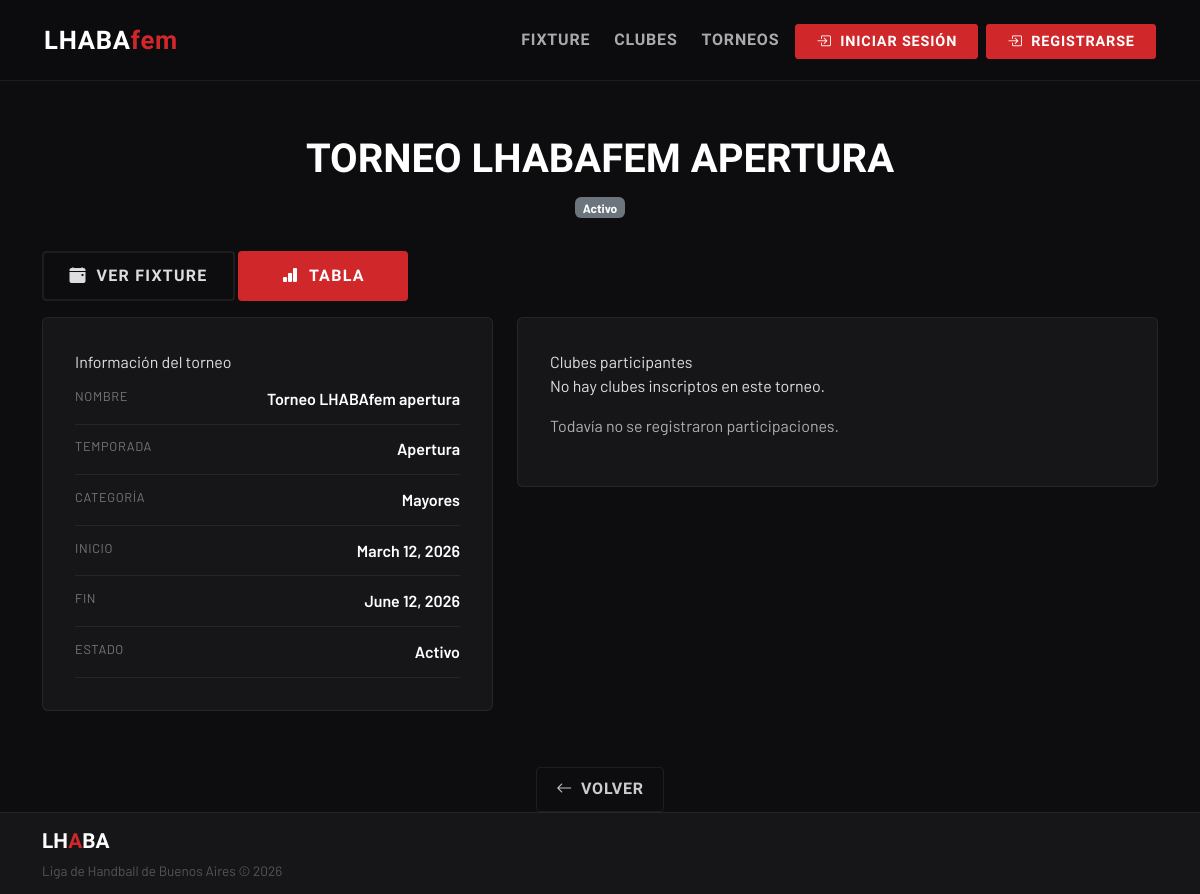
The app's page /torneos/MAYO-APER-26/, older data.
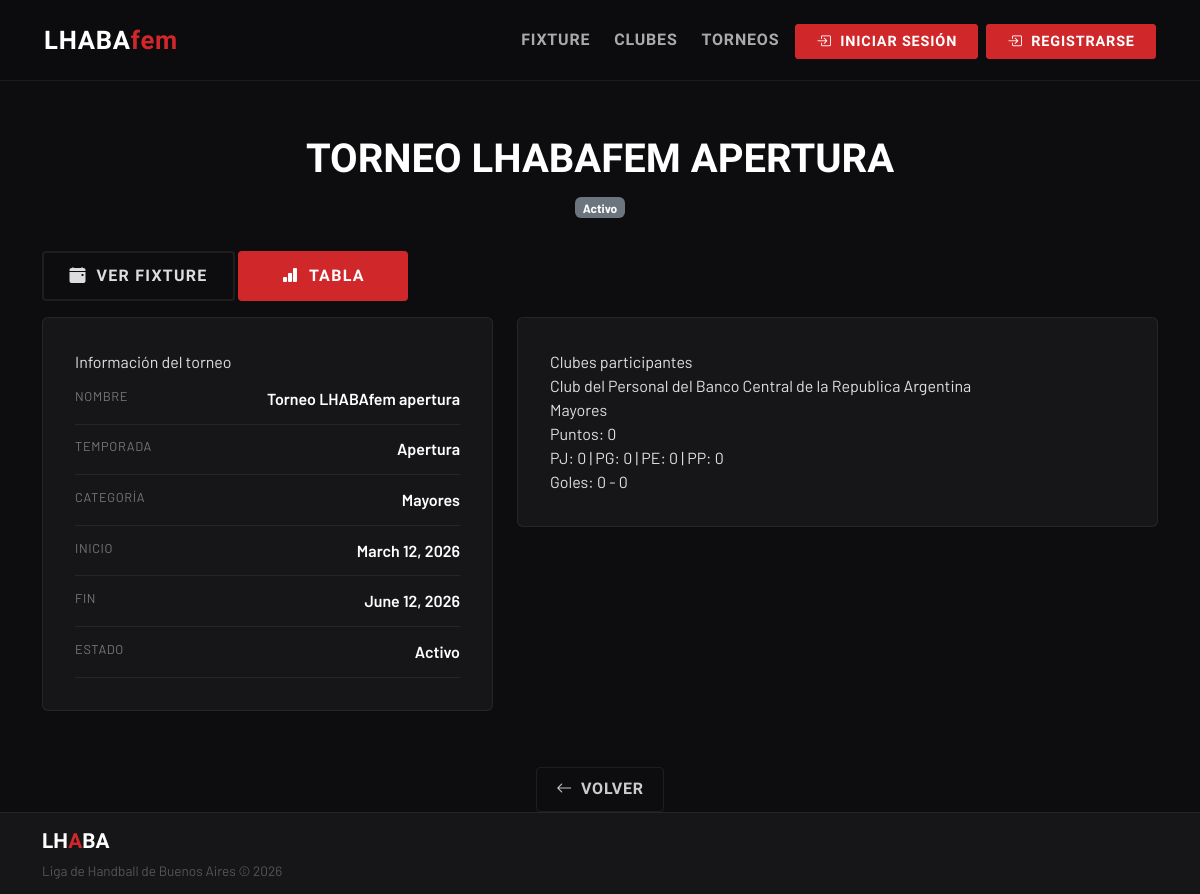
The same page, newer data.
### torneos/models.py (models this page shows, shortened)
class ParticipacionTorneo(models.Model):
    torneo = models.ForeignKey(
        Torneo,
        on_delete=models.CASCADE
    )
    club = models.ForeignKey(
        ClubesRegistrados,
        on_delete=models.CASCADE
    )
    categoria = models.ForeignKey(
        Categoria,
        on_delete=models.PROTECT
    )
    puntos = models.IntegerField(default=0)
    partidos_jugados = models.IntegerField(default=0)
    partidos_ganados = models.IntegerField(default=0)
    partidos_empatados = models.IntegerField(default=0)
    partidos_perdidos = models.IntegerField(default=0)
    goles_favor = models.IntegerField(default=0)
    goles_contra = models.IntegerField(default=0)
    class Meta:
        unique_together = ("torneo", "club")

### clubes/models.py (models this page shows, shortened)
class ClubesRegistrados(models.Model):
    id = models.AutoField(primary_key=True)
    nombre_siglas = models.CharField(unique=True)
    nombre_completo = models.CharField()
    nombre_corto = models.CharField(max_length=30,null=True)
    localidad = models.CharField()
    email = models.EmailField()
    fecha_ingreso = models.DateField(auto_now_add=True)
    coordinador_deportivo = models.OneToOneField(
        "accounts.Profile",
        on_delete=models.CASCADE,
        null=False,
        blank=False,
        related_name="club"
    )

class Categoria(models.Model):
    id_categoria = models.AutoField(primary_key=True)
    nombre_categoria = models.CharField(max_length=30)

### torneos/views.py (the view)
# urls.py: path("torneos/<str:torneo_id>/", torneo_detail, name="torneo_detail"),
def torneo_detail(request, torneo_id):
    torneo = get_object_or_404(Torneo, torneo_id=torneo_id)
    participaciones = ParticipacionTorneo.objects.filter(
        torneo=torneo
    ).select_related("club", "categoria")
    contexto = {
        "torneo": torneo,
        "participaciones": participaciones,
        "hoy": date.today()
    }
    return render(request, "torneos/torneo_detail.html", contexto)

### torneos/templates/torneos/torneo_detail.html (shortened to what this page needs)
{% extends 'index.html' %}
{% block princ_content %}
<div class="container-xl">
  <div class="page-header">
    <div class="page-title">
      {{ torneo.nombre }}
    </div>
      <span class="badge bg-secondary mt-2">{{ torneo.estado }}</span>
  </div>
  <div class="row g-4">
    <div class="profile-actions">
    <a href="#" class="btn-cta btn-cta-outline">
        <i class="bi bi-calendar-event-fill"></i>
        Ver fixture
    </a>
    <a href="#" class="btn-cta btn-cta-primary">
        <i class="bi bi-bar-chart-fill"></i>
        Tabla
    </a>
    </div>
    <div class="col-md-5">
      <div class="card-detail">
        <div class="section-title-small">
          Información del torneo
        </div>
        <div class="detail-row">
          <div class="detail-label">Nombre</div>
          <div class="detail-value">{{ torneo.nombre }}</div>
        </div>
        <div class="detail-row">
          <div class="detail-label">Temporada</div>
          <div class="detail-value">{{ torneo.temporada }}</div>
        </div>
        <div class="detail-row">
          <div class="detail-label">Categoría</div>
          <div class="detail-value">
            {{ torneo.categoria.nombre_categoria }}
          </div>
        </div>
        <div class="detail-row">
          <div class="detail-label">Inicio</div>
          <div class="detail-value">{{ torneo.fecha_inicio }}</div>
        </div>
        <div class="detail-row">
          <div class="detail-label">Fin</div>
          <div class="detail-value">{{ torneo.fecha_fin }}</div>
        </div>
        <div class="detail-row">
          <div class="detail-label">Estado</div>
          <div class="detail-value">
            {{ torneo.estado }}
          </div>
        </div>
      </div>
    </div>
    <div class="col-md-7">
      <div class="card-detail">
        <div class="section-title-small">
          Clubes participantes
        </div>
        {% if participaciones %}
          <div class="team-list">
            {% for p in participaciones %}
              <div class="team-item">
                <div class="team-item-header">
                  <div class="team-name">
                    {{ p.club.nombre_completo }}
                  </div>
                  <span class="team-badge">
                    {{ p.categoria.nombre_categoria }}
                  </span>
                </div>
                <div class="team-details">
                  <div class="team-detail">
                    <span>Puntos:</span> {{ p.puntos }}
                  </div>
                  <div class="team-detail">
                    <span>PJ:</span> {{ p.partidos_jugados }}
                    | <span>PG:</span> {{ p.partidos_ganados }}
                    | <span>PE:</span> {{ p.partidos_empatados }}
                    | <span>PP:</span> {{ p.partidos_perdidos }}
                  </div>
                  <div class="team-detail">
                    <span>Goles:</span>
                    {{ p.goles_favor }} - {{ p.goles_contra }}
                  </div>
                </div>
              </div>
            {% endfor %}
          </div>
        {% else %}
          <div class="empty-club">
            <p>No hay clubes inscriptos en este torneo.</p>
            <p class="text-muted">
              Todavía no se registraron participaciones.
            </p>
          </div>
        {% endif %}
      </div>
    </div>
  </div>
  <div class="text-center mt-4">
    <a href="{% url 'torneos_listar' %}" class="back-btn">
      <i class="bi bi-arrow-left"></i> Volver
    </a>
  </div>
</div>
{% endblock %}

Row changes from the older to the newer data that the page shows:
added ParticipacionTorneo: club.nombre_completo "Club del Personal del Banco Central de la Republica Argentina", categoria.nombre_categoria "Mayores", puntos "0", partidos_jugados "0", partidos_ganados "0", partidos_empatados "0", partidos_perdidos "0", goles_favor "0", goles_contra "0"
Text that changed along with them:
text no longer shown: "No hay clubes inscriptos en este torneo. Todavía no se registraron participaciones."
